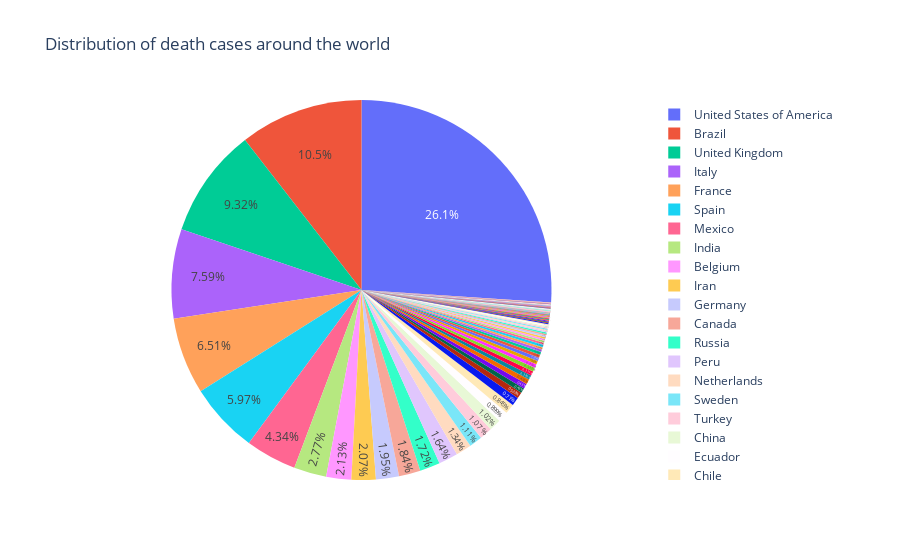

Notebook code cell kept with this figure:
### Code cell
fig = px.pie(df_corona, values= 'Deaths', names= 'Country', title= 'Distribution of death cases around the world')
fig.update_traces(textposition = 'inside')
fig.show()

### Figure 1 — Plotly figure (JSON) as saved in the notebook; plotly's stock layout.template omitted (floating-point values rounded to 4 significant figures; data arrays with more than 128 entries replaced by an {"elided": "..."} marker saying what was removed)
{"data": [{"domain": {"x": [0, 1], "y": [0, 1]}, "hovertemplate": "Country=%{label}<br>Deaths=%{value}<extra></extra>", "labels": {"elided": "188 str values"}, "legendgroup": "", "name": "", "showlegend": true, "textposition": "inside", "type": "pie", "values": {"elided": "188 int values"}}], "layout": {"legend": {"tracegroupgap": 0}, "title": {"text": "Distribution of death cases around the world"}}}
